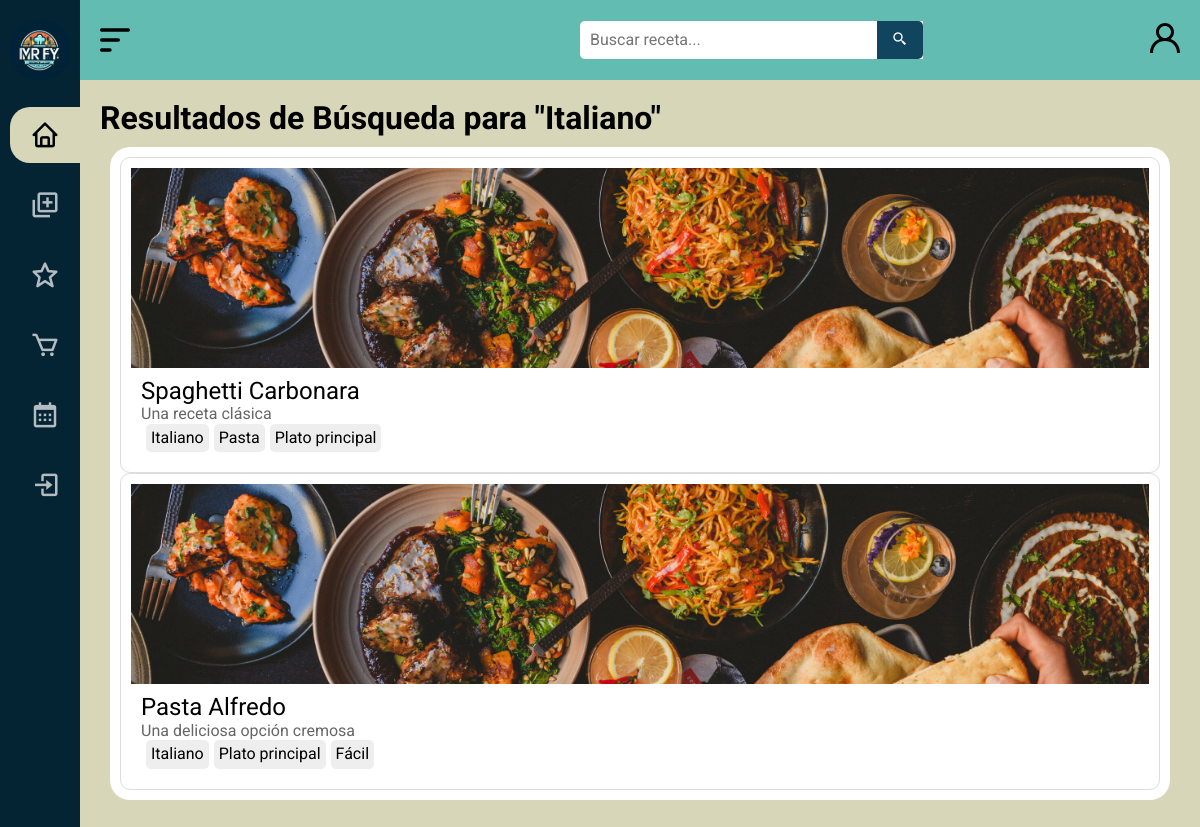
The app's page /search/?q=Italiano with its own data.
### MRFY/models.py (models this page shows)
class Tag(models.Model):
    IDTag = models.AutoField(primary_key=True, unique=True)  # Clave primaria que coincide con la base de datos
    Nombre = models.CharField(max_length=100, null=False)

class Recipe(models.Model):
    IDReceta = models.AutoField(primary_key=True, unique=True)  # Clave primaria que coincide con la base de datos
    Nombre = models.CharField(max_length=100, null=False)
    Calorias = models.CharField(max_length=50, null=True)
    CarbHidratos = models.CharField(max_length=50, null=True)
    Proteinas = models.CharField(max_length=50, null=True)
    Grasas = models.CharField(max_length=50, null=True)
    Instrucciones = models.TextField(null=True)
    Comentarios = models.TextField(null=True)
    Valoración = models.DecimalField(max_digits=3, decimal_places=1, null=True)
    TiempoPreparación = models.CharField(max_length=50, null=True)
    Imagen = models.TextField(default='images/wallpaper4.jpg')
    Etiquetas = models.ManyToManyField('Tag', through='RecipeTag')
    Ingredientes = models.ManyToManyField('Ingredient', through='RecipeIngredient')

### MRFY/views.py (the view)
# urls.py: path('search/', search, name='search'),
def search(request):
    query = request.GET.get('q')
    recipes = []
    if query:
        recipes = Recipe.objects.filter(
            Q(Nombre__icontains=query) |  # Buscar en el nombre de la receta
            Q(Etiquetas__Nombre__icontains=query)  # Buscar en los nombres de las etiquetas asociadas a las recetas
        ).distinct()
    return render(request, 'search/search.html', {'recipes': recipes, 'query': query, 'user': request.user})

### MRFY/templates/search/search.html (shortened to what this page needs)
{% load static %}
{% load custom_filters %}
<!DOCTYPE html>
<html lang="es">
<head>
    <link rel="stylesheet" href="{% static 'css/normalize.css' %}">
    <link rel="stylesheet" href="{% static 'css/estilos2.css' %}">
    <link href='https://unpkg.com/boxicons@2.1.4/css/boxicons.min.css' rel='stylesheet'>
</head>
<body id="body">
    <header id="header" class="header_standard">
        <div class="icon__menu">
            <img src="{% static 'images/menu-alt-1-svgrepo-com.svg' %}" alt="icono" class="svg__icon" id="btn_open">
        </div>
        <div class="search__box">
            <form action="{% url 'search' %}" method="GET">
                <input type="text" name="q" class="search__input" placeholder="Buscar receta...">
                <button class="search__button" type="submit">
                    <i class="bx bx-search-alt-2"></i>
                </button>
            </form>
        </div>
        <div class="icon__login">
            <a href="#" class="login">
                <img src="{% static 'images/profile-1335-svgrepo-com.svg' %}" alt="" class="svg__icon" title="Iniciar sesion">
            </a>
        </div>
    </header>
    <div class="menu__side" id="menu_side">
        <div class="name__page">
            <a href="/inicio">
                <img src="{% static 'images/icon.png' %}" alt="icono" class="icon">
            </a>
        </div>
        <div class="options__menu">
            <a href="/inicio" class="select">
                <div class="option">
                    <i class='bx bx-home' title="Inicio"></i>
                </div>
            </a>
            <a href="#">
                <div class="option">
                    <i class='bx bx-add-to-queue' title="Subir receta"></i>
                </div>
            </a>
            <a href="#">
                <div class="option">
                    <i class='bx bx-star' title="Favoritos"></i>
                </div>
            </a>
            <a href="#">
                <div class="option">
                    <i class='bx bx-cart' title="Lista de compras"></i>
                </div>
            </a>
            <a href="#">
                <div class="option">
                    <i class='bx bx-calendar' title="Recetario semanal"></i>
                </div>
            </a>
            {% if user.is_authenticated %}
            <a href="/logout">
                <div class="option">
                    <i class='bx bx-log-out' title="Logout"></i>
                    <h4>Cerrar sesion</h4>
                </div>
            </a>
            {% else %}
            <a href="/login">
                <div class="option">
                    <i class='bx bx-log-in' title="Login"></i>
                </div>
            </a>
            {% endif %}
        </div>
    </div>
    <main>
        <h1>Resultados de Búsqueda para "{{ query }}"</h1>
        <div class="main__container">
            {% for recipe in recipes %}
            <div class="recipe-card">
                <a href="{% url 'recipe_detail' recipe.IDReceta %}">
                <div class="recipe-image">
                    <img src="{% static recipe.Imagen %}" alt="Receta">
                </div>
                <div class="recipe-content">
                    <h2 class="recipe-title">{{ recipe.Nombre }}</h2>
                    <p class="recipe-description">{{ recipe.Comentarios }}</p>
                    <div class="recipe-tags">
                        {% for tag in recipe.Etiquetas.all %}
                        <a href="{% url 'search' %}?q={{ tag.Nombre }}" class="tag">{{ tag.Nombre }}</a>
                        {% endfor %}
                    </div>
                </div>
                </a>
            </div>
            {% endfor %}
        </div>
    </main>
</body>
</html>

### MRFY/static/css/estilos2.css (style rules this page uses)
* { text-decoration: none; font-family: "Roboto", sans-serif; }
.svg__icon { width: 30px; height: 30px; }
.options__menu .option i { width: 30px; height: 30px; font-size: 30px; }
.icon { width: 70px; height: 70px; }
body { margin-left: 80px; transition: margin-left 300ms cubic-bezier(0.785, 0.135, 0.15, 0.86); margin-top: 80px; background: #D7D6B8; }
main { padding: 20px; }
header { height: 80px; background-color: #62BCB2; display: flex; align-items: center; position: fixed; top: 0; z-index: 200; transition: width 300ms cubic-bezier(0.785, 0.135, 0.15, 0.86); }
.header_standard { width: calc(100% - 80px); }
.icon__menu { width: 50px; height: 100%; display: flex; justify-content: center; align-items: center; transform: translateX(10px); }
.icon__login { position: absolute; right: 0; width: 50px; height: 100%; display: flex; justify-content: center; align-items: center; }
.icon__menu .svg__icon { width: 40px; height: 40px; cursor: pointer; position: absolute; }
.menu__side { width: 80px; height: 100%; background: #042434; position: fixed; top: 0; left: 0; color: white; font-size: 18px; z-index: 300; overflow: hidden; overflow-y: scroll; transition: all 300ms cubic-bezier(0.785, 0.135, 0.15, 0.86); }
.menu__side { -ms-overflow-style: none; scrollbar-width: none; }
.name__page { padding: 10px 10px; display: flex; align-items: center; margin-top: 10px; }
.name__page .icon { margin-right: 20px; width: 60px; height: 60px; }
.options__menu { padding: 20px 30px; position: absolute; top: 80px; }
.options__menu a { color: #ffffffb2; cursor: default; display: block; position: relative; transition: color 300ms; }
.icon__login .login .svg__icon { margin-right: 20px; cursor: pointer; }
.options__menu .option { padding: 20px 0px; display: flex; align-items: center; position: relative; }
.options__menu .option i { margin-right: 20px; cursor: pointer; }
a.select { color: black; width: 250px; }
.select::before { content: ''; width: 3px; height: 80%; width: 280px; position: absolute; top: 10%; left: -20px; background: #D7D6B8; border-radius: 20px; margin-right: 50px; }
.main__container { position: relative; margin: 10px; padding: 10px; border-radius: 20px; background: white; justify-content: center; align-items: center; }
.recipe-card { border: 1px solid #ddd; border-radius: 10px; overflow: hidden; display: flex; flex-direction: column; padding: 10px; }
.recipe-card a { color: black; }
.recipe-image { width: 100%; height: 200px; background: #f0f0f0; }
.recipe-image img { width: 100%; height: 100%; object-fit: cover; }
.recipe-content { padding: 10px; }
.recipe-title { font-size: 1.5em; }
.recipe-description { color: #666; }
.recipe-tags { display: flex; gap: 5px; }
.tag { background: #eee; padding: 5px; border-radius: 5px; }
.container__recipe h1, h2 { font-weight: 400; }
.search__box { position: relative; padding-left: 450px; display: flex; justify-content: center; align-items: center; margin: 20px 0; font-size: 1rem; }
.search__box i { color: white; }
.search__input { padding: 10px; padding-right: 150px; border-radius: 5px 0 0 5px; border: 0; outline: none; }
.search__box button { background-color: #11445e; padding: 10px 15px; position: absolute; border: 0; top: 0; bottom: 0; right: 0; margin: auto; border-radius: 0 5px 5px 0; cursor: pointer; transition: 300ms; }

### records on screen
Tag: Nombre "Italiano"
Recipe: Imagen (picture), Nombre "Spaghetti Carbonara", Comentarios "Una receta clásica"
Tag: Nombre "Pasta"
Tag: Nombre "Plato principal"
Recipe: Imagen (picture), Nombre "Pasta Alfredo", Comentarios "Una deliciosa opción cremosa"
Tag: Nombre "Fácil"
